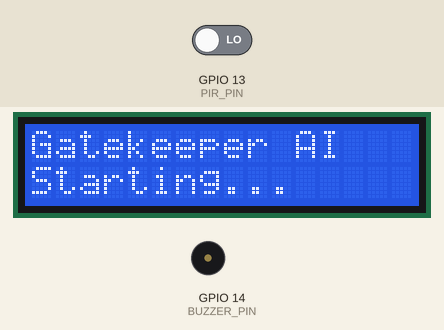
A sketch run on a simulated ESP32. Parts: 16×2 character LCD, buzzer (waves = sounding, pin HIGH). The test bench sets the inputs (shaded band); at power-on: GPIO 13 (PIR_PIN) LOW. WiFi joins after 1.5 s; servers stay silent unless stated; uploads are accepted with an empty reply; what the sketch prints to the serial monitor is not drawn.

Above: at 0.6 s.
At 7.3 s:
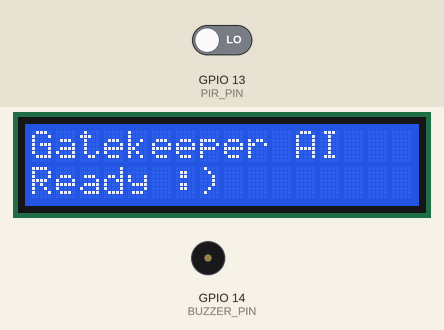
7.4 s: GPIO 13 (PIR_PIN) driven HIGH
At 9.1 s:
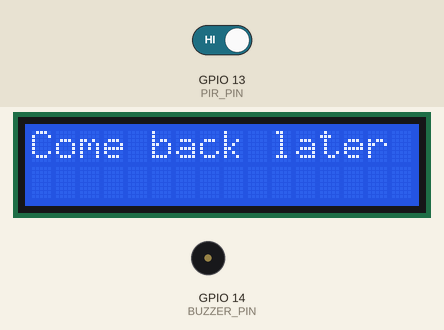
At 29.4 s:
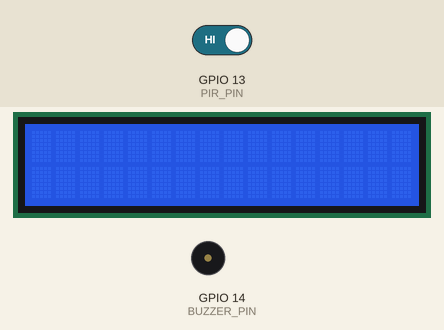
Timing chart, 0 to 29.7 s (numbered marks = the images above; inputs shaded):
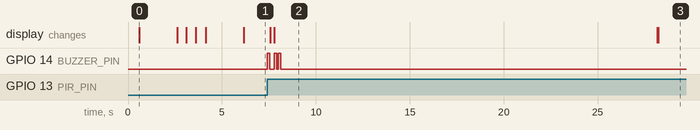

The sketch:

gatekeeper_esp32.ino
```cpp
/*
  ============================================================
  GATEKEEPER AI — ESP32
  ============================================================
*/

#include <WiFi.h>
#include <HTTPClient.h>
#include <ArduinoJson.h>
#include <Wire.h>
#include <LiquidCrystal_I2C.h>

// ─── Wi-Fi ───────────────────────────────────────────────────
const char* WIFI_SSID     = "Wifi_Name";
const char* WIFI_PASSWORD = "Wifi_Password";

// ─── Agent ───────────────────────────────────────────────────
const char* AGENT_HOST = "http://192.168.1.6:5050/check";

// ─── Pins ────────────────────────────────────────────────────
#define PIR_PIN     13
#define BUZZER_PIN  14

// ─── Timing ──────────────────────────────────────────────────
#define DISPLAY_DURATION_MS  20000   // total time to show message
#define SCROLL_INTERVAL_MS    2500   // ms between each vertical scroll step
#define COOLDOWN_MS          10000   // cooldown between triggers

// ─── LCD ─────────────────────────────────────────────────────
LiquidCrystal_I2C lcd(0x27, 16, 2);

// ─── State ───────────────────────────────────────────────────
enum State { STATE_IDLE, STATE_DISPLAYING, STATE_COOLDOWN };
State         currentState    = STATE_IDLE;
unsigned long stateStartMs    = 0;
unsigned long lastCountUpdate = 0;

// ─── Message lines ───────────────────────────────────────────
#define MAX_LINES 16
String        msgLines[MAX_LINES];   // word-wrapped lines
int           lineCount    = 0;
int           scrollTop    = 0;      // index of line shown on row 0
unsigned long lastScrollMs = 0;

// ─── Helpers ─────────────────────────────────────────────────
// Buzzer Helper
void buzzerBeep(int times = 1) {
  if (BUZZER_PIN < 0) return;           // Skip if buzzer disabled
  for (int i = 0; i < times; i++) {
    digitalWrite(BUZZER_PIN, HIGH); delay(120); // Turn buzzer ON
    digitalWrite(BUZZER_PIN, LOW);              // Turn buzzer OFF
    if (i < times - 1) delay(100);      // Small gap between beeps
  }
}

// Change System State
// Resets timer whenever state changes
void setState(State s) {
  currentState = s;
  stateStartMs = millis();
}

// Splits long messages into multiple LCD lines without breaking words whenever possible.
// Maximum LCD width = 16 characters
void buildLines(const String& msg) {
  lineCount = 0;              // Reset line counter
  for (int i = 0; i < MAX_LINES; i++) msgLines[i] = "";   // Clear previous lines

  String remaining = msg;
  remaining.trim();

  while (remaining.length() > 0 && lineCount < MAX_LINES) {   // Continue until message fully processed
    if (remaining.length() <= 16) {
      // Fits entirely — last line
      msgLines[lineCount++] = remaining;
      break;
    }

    // Find the last space at or before position 16
    int breakPos = -1;
    for (int i = 15; i >= 0; i--) {
      if (remaining.charAt(i) == ' ') {
        breakPos = i;
        break;
      }
    }

    if (breakPos == -1) {
      // No space found — force break at 16 (single long word)
      breakPos = 16;
      msgLines[lineCount++] = remaining.substring(0, breakPos);
      remaining = remaining.substring(breakPos);
    } else {
      msgLines[lineCount++] = remaining.substring(0, breakPos);
      remaining = remaining.substring(breakPos + 1);  // skip the space
    }
    remaining.trim();
  }
}

// ── Render the two visible rows from scrollTop ───────────────
void renderRows() {
  lcd.clear();

  // Row 0 — always the scrollTop line
  lcd.setCursor(0, 0);
  if (scrollTop < lineCount) {
    lcd.print(msgLines[scrollTop]);
  }

  // Row 1 — next line if it exists
  lcd.setCursor(0, 1);
  if (scrollTop + 1 < lineCount) {
    lcd.print(msgLines[scrollTop + 1]);
  }
}

// ── Set message, build lines, show first 2 rows ──────────────
void lcdSetMessage(const String& msg) {
  Serial.println("[MSG] " + msg);
  buildLines(msg);      // Convert message into LCD lines
  scrollTop    = 0;     // Reset scrolling
  lastScrollMs = millis();

  Serial.print("[LINES] count=");
  Serial.println(lineCount);
  for (int i = 0; i < lineCount; i++) {
    Serial.println("  [" + String(i) + "] " + msgLines[i]);
  }

  renderRows();
}

// ── Advance vertical scroll by one row ───────────────────────
void updateScroll() {
  // Only scroll if there are more than 2 lines
  if (lineCount <= 2) return;

  unsigned long now = millis();
  if (now - lastScrollMs < SCROLL_INTERVAL_MS) return;
  lastScrollMs = now;

  // Move down one line
  scrollTop++;

  // If we've gone past the last visible pair, loop back to top
  if (scrollTop + 1 >= lineCount) {
    scrollTop = 0;
  }

  renderRows();
}

// ─── WiFi ────────────────────────────────────────────────────
void connectWifi() {
  Serial.print("[WiFi] Connecting to ");
  Serial.println(WIFI_SSID);
  WiFi.begin(WIFI_SSID, WIFI_PASSWORD);   // Start WiFi connection
  lcd.clear();
  lcd.setCursor(0, 0); lcd.print("Connecting WiFi");
  int attempts = 0;
  while (WiFi.status() != WL_CONNECTED) {   // Wait until connected
    delay(500); Serial.print(".");
    lcd.setCursor(attempts % 16, 1); lcd.print(".");
    attempts++;
    if (attempts > 40) {      // Restart if timeout exceeded
      Serial.println("\n[WiFi] FAILED. Restarting.");
      ESP.restart();
    }
  }
  Serial.println("\n[WiFi] Connected: " + WiFi.localIP().toString());   // Connected successfully
  lcd.clear();
  lcd.setCursor(0, 0); lcd.print("WiFi Connection");
  lcd.setCursor(0, 1); lcd.print("Successful!");
  delay(2000);
}

// ─── Call AI Agent ───────────────────────────────────────────
String callAgent() {
  if (WiFi.status() != WL_CONNECTED) connectWifi();     // Reconnect WiFi if disconnected
  HTTPClient http;
  http.begin(AGENT_HOST);         // Begin HTTP request
  http.addHeader("Content-Type", "application/json");
  http.setTimeout(15000);
  int httpCode = http.POST("{\"event\":\"motion_detected\"}");
  String result = "Come back later";
  if (httpCode == 200) {
    DynamicJsonDocument doc(512);
    if (!deserializeJson(doc, http.getString())) {
      result = doc["message"].as<String>();
    }
  } else {
    Serial.println("[HTTP] Error: " + String(httpCode));
    result = "Agent offline";
  }
  http.end();
  return result;
}

// ─── Setup ───────────────────────────────────────────────────
void setup() {
  Serial.begin(115200);
  delay(500);
  Wire.begin(21, 22);
  lcd.init();
  lcd.backlight();
  lcd.clear();
  lcd.setCursor(0, 0); lcd.print("Gatekeeper AI");
  lcd.setCursor(0, 1); lcd.print("Starting...");
  pinMode(PIR_PIN, INPUT);      // Configure PIR sensor
  if (BUZZER_PIN >= 0) {
    pinMode(BUZZER_PIN, OUTPUT);
    digitalWrite(BUZZER_PIN, LOW);
  }
  delay(2000);
  connectWifi();
  lcd.clear();
  lcd.setCursor(0, 0); lcd.print("Gatekeeper AI");
  lcd.setCursor(0, 1); lcd.print("Ready :)");
  setState(STATE_IDLE);     // Enter idle state
  Serial.println("[GATEKEEPER] Ready.");
}

// ─── Main Loop ───────────────────────────────────────────────
void loop() {
  unsigned long now = millis();

  switch (currentState) {
    // Waiting for motion detection
    case STATE_IDLE:
      if (digitalRead(PIR_PIN) == HIGH) {
        Serial.println("[PIR] Motion detected!");
        buzzerBeep(1);
        lcd.clear();
        lcd.setCursor(0, 0); lcd.print("Hi! One moment");
        lcd.setCursor(0, 1); lcd.print("Checking sched..");
        String msg = callAgent();     // Ask AI agent
        lcdSetMessage(msg);
        buzzerBeep(2);
        setState(STATE_DISPLAYING);
      }
      break;
    // Shows AI response on LCD
    case STATE_DISPLAYING:
      updateScroll();     // Handle scrolling
      if (now - stateStartMs >= DISPLAY_DURATION_MS) {    // Finished display duration
        Serial.println("[STATE] Done. Cooldown.");
        lcd.clear();
        lcd.setCursor(0, 0); lcd.print("Standby...");
        setState(STATE_COOLDOWN);     // Enter cooldown
        lastCountUpdate = 0;
      }
      break;
    // Prevents repeated immediate triggers
    case STATE_COOLDOWN: {
      unsigned long elapsed   = now - stateStartMs;
      unsigned long remaining = (COOLDOWN_MS > elapsed)
                                ? (COOLDOWN_MS - elapsed) / 1000 + 1
                                : 0;
      if (now - lastCountUpdate >= 1000) {  // Update LCD every second
        lastCountUpdate = now;
        lcd.clear();
      }
      if (elapsed >= COOLDOWN_MS) {   // Cooldown complete
        Serial.println("[STATE] Cooldown done. Idle.");
        lcd.clear();
        lcd.setCursor(0, 0); lcd.print("Gatekeeper AI");
        lcd.setCursor(0, 1); lcd.print("Ready :)");
        setState(STATE_IDLE);
      }
      break;
    }
  }
  // Small CPU relief delay
  delay(50);
}
```

Measured:
- after the input at 7.4 s, GPIO 14 (BUZZER_PIN): goes HIGH 0.12 s, LOW 0.25 s, HIGH 0.12 s, LOW 0.10 s, HIGH 0.12 s, then LOW, starting at once; the display: first changes after 0.17 s (image 2 shows a later state)
- what the display in image 0 shows lasts 2.0 s, from 0.6 s to 2.6 s
- what the display in image 2 shows lasts 20.4 s, from 7.8 s to 28.2 s
